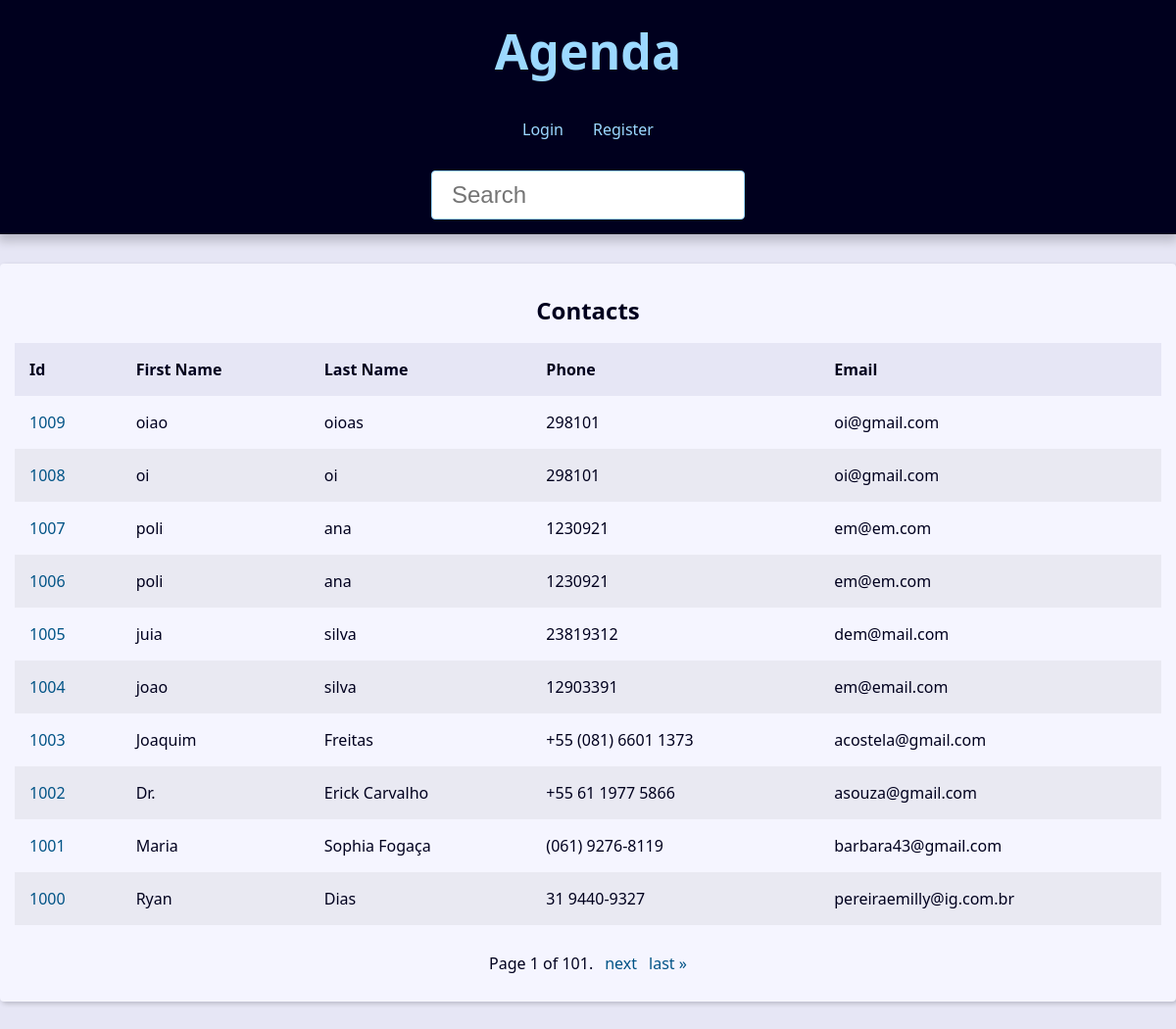
Before: / with the older database file.
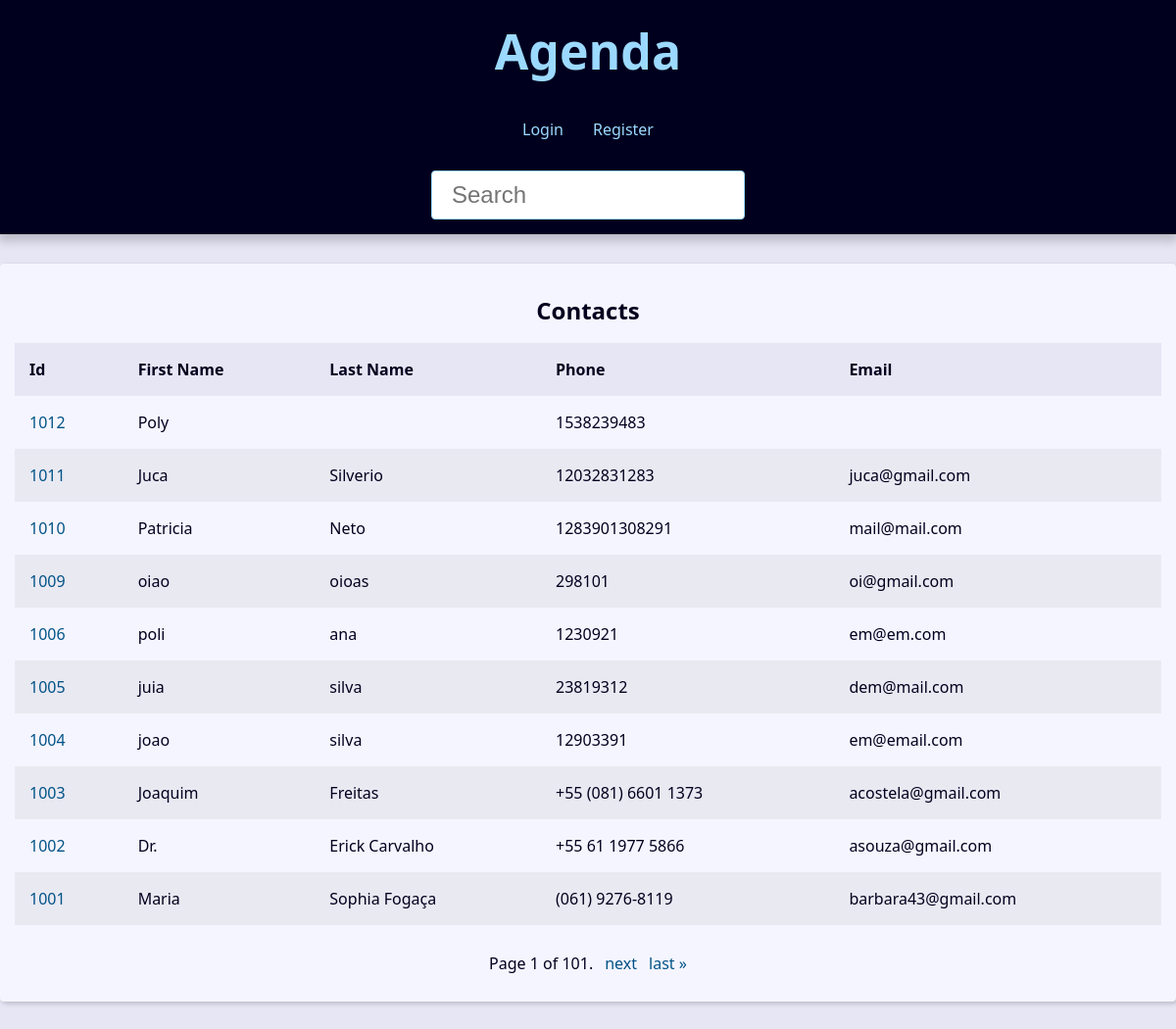
After: the same page with the newer database file.
### contact/models.py (models this page shows, shortened)
class Contact(models.Model):
  first_name = models.CharField(max_length=50)
  last_name = models.CharField(max_length=50, blank=True)
  phone = models.CharField(max_length=50)
  email = models.EmailField(max_length=250, blank=True)
  created = models.DateTimeField(default=timezone.now)
  description = models.TextField(blank=True)
  show = models.BooleanField(default=True)
  picture = models.ImageField(upload_to='pictures/%Y/%m/', blank=True, null=True)
  category = models.ForeignKey(Category, on_delete=models.SET_NULL, null=True, blank=True)
  owner = models.ForeignKey(User, on_delete=models.SET_NULL, null=True, blank=True)

### contact/views/contact_view.py (the view)
# urls.py: path('', view=views.index, name='index'),
def index(request):
    contacts = Contact.objects.filter(show=True).order_by('-id')
    paginator = Paginator(contacts, 10)
    page = request.GET.get('page')
    contacts = paginator.get_page(page)
    return render(request, 'contact/index.html', {'contacts': contacts})

### contact/templates/contact/index.html (shortened to what this page needs)
{% extends "global/base.html" %}
{% block content %}
{% if contacts %}
<div class="responsive-table">
  <table class="contacts-table">
    <caption class="table-caption">
      Contacts
    </caption>
    <thead>
      <tr class="table-row table-row-header">
        <th class="table-header">
          Id
        </th>
        <th class="table-header">
          First Name
        </th>
        <th class="table-header">
          Last Name
        </th>
        <th class="table-header">
          Phone
        </th>
        <th class="table-header">
          Email
        </th>
      </tr>
    </thead>
    <tbody>
      {% for contact in contacts %}
      <tr class="table-row">
        <td class="table-cel">
          <a href="{% url 'contact:contact' contact.id %}" class=" table-link">{{ contact.id }}</a>
        </td>
        <td class="table-cel">
          {{ contact.first_name }}
        </td>
        <td class="table-cel">
          {{ contact.last_name }}
        </td>
        <td class="table-cel">
          {{ contact.phone }}
        </td>
        <td class="table-cel">
          {{ contact.email }}
        </td>
      </tr>
      {% endfor %}
    </tbody>
  </table>
</div>
{% else %}
<div class="single-contact">
  <h1 class="single-contact-name">
    Não foi encontrado nenhum contato
  </h1>
</div>
{% endif %}
{% endblock content %}

### base_templates/global/base.html (shortened to what this page needs)
{% load static %}
<!DOCTYPE html>
<html lang="en">
<head>
  <link rel="stylesheet" href="{% static 'global/css/style.css' %}">
</head>
<body>
  <header class="header">
    <h1 class="header-heading">
      <a href="{% url 'contact:index' %}" class="header-link">Agenda</a>
    </h1>
    <nav class="menu">
      <ul class="menu-list">
        {% if user.is_authenticated %}
        <li class="menu-item">
          <a href="{% url 'contact:create' %}" class="menu-link">Create</a>
        </li>
        <li class="menu-item">
          <a href="{% url 'contact:user_update' %}" class="menu-link">Profile</a>
        </li>
        <li class="menu-item">
          <a href="{% url 'contact:logout' %}" class="menu-link">Logout</a>
        </li>
        {% else %}
        <li class="menu-item">
          <a href="{% url 'contact:login' %}" class="menu-link">Login</a>
        </li>
        <li class="menu-item">
          <a href="{% url 'contact:register' %}" class="menu-link">Register</a>
        </li>
        {% endif %}
      </ul>
    </nav>
    <div class="search">
      <form action="{% url 'contact:search' %}" method="GET">
        <input type="text" name="search" class="search-input" placeholder="Search" id="search" value="{{ search }}">
      </form>
    </div>
  </header>
  <main class="content">
    {% block content %} {% endblock content %}
    {% include 'global/partials/_pagination.html' %}
  </main>
</body>
</html>

### base_templates/global/partials/_pagination.html (shortened to what this page needs)
{% if contacts %}
<div class="pagination">
  <span class="step-links">
    <span class="current">
      Page {{ contacts.number }} of {{ contacts.paginator.num_pages }}.
    </span>
    {% if contacts.has_next %}
    <a href="?page={{ contacts.next_page_number }}&search={{ request.GET.search.strip }}">next</a>
    <a href="?page={{ contacts.paginator.num_pages }}&search={{ request.GET.search.strip }}">last &raquo;</a>
    {% endif %}
  </span>
</div>
{% endif %}

### base_static/global/css/style.css (style rules this page uses)
:root { --spacing: 1.5rem; --link-dark-color: rgb(0, 83, 134); --link-light-color: rgb(156, 217, 255); --clr-white: rgb(245, 245, 255); --clr-black: rgb(0, 0, 30); --clr-light-gray: rgb(230, 230, 245); --clr-dark-shadow-5: rgba(0, 0, 10, 5%); --clr-dark-shadow-10: rgba(0, 0, 10, 10%); --clr-dark-shadow-20: rgba(0, 0, 10, 20%); --clr-light-shadow-5: rgba(200, 200, 255, 5%); --clr-light-shadow-10: rgba(200, 200, 255, 10%); --clr-light-shadow-20: rgba(200, 200, 255, 20%); --main-page-width: 120rem; --table-min-width: 60rem; --biggest-font-size: 5rem; --bigger-font-size: 4rem; --big-font-size: 3.2rem; --medium-font-size: 2.4rem; --small-font-size: 1.6rem; --smaller-font-size: 1.4rem; --smallest-font-size: 1.2rem; --transition-fast: 300ms; --transition-medium: 600ms; --transition-slow: 1s; --default-border-radius: 4px; }
*, *::before, *::after { margin: 0; padding: 0; box-sizing: border-box; }
html { font-size: 62.5%; }
body { font-family: system-ui, -apple-system, BlinkMacSystemFont, 'Segoe UI', Roboto, Oxygen, Ubuntu, Cantarell, 'Open Sans', 'Helvetica Neue', sans-serif; line-height: 1.5; font-size: var(--small-font-size); color: var(--clr-black); -webkit-font-smoothing: antialiased; background: var(--clr-light-gray); }
.header { background: var(--clr-black); padding: var(--spacing); box-shadow: 0 5px 10px 2px var(--clr-dark-shadow-20); z-index: 1; position: relative; }
.header-heading { font-size: var(--biggest-font-size); text-align: center; }
.header-link { color: var(--link-light-color); text-decoration: none; transition: filter var(--transition-fast) ease-in-out; }
.menu { margin: var(--spacing); }
.menu-list { list-style: none; display: flex; justify-content: center; flex-flow: row wrap; }
.menu-link { display: block; padding: var(--spacing); color: var(--link-light-color); text-decoration: none; transition: background-color var(--transition-fast) ease-in-out; border-radius: var(--default-border-radius); }
.content { max-width: var(--main-page-width); margin: calc(var(--spacing) * 2) auto; padding: var(--spacing); background: var(--clr-white); box-shadow: 2px 2px 5px var(--clr-dark-shadow-20); border-radius: var(--default-border-radius); }
.responsive-table { width: 100%; overflow-x: auto; }
.contacts-table { width: 100%; min-width: var(--table-min-width); border-collapse: collapse; }
.table-caption { font-size: var(--medium-font-size); font-weight: bold; padding: var(--spacing); }
.table-row { text-align: left; text-overflow: ellipsis; transition: background-color var(--transition-fast) ease-in-out; }
.table-row:nth-of-type(2n) { background: var(--clr-dark-shadow-5); }
.table-row-header { background: var(--clr-light-gray); color: var(--clr-black); }
.table-cel, .table-header { padding: var(--spacing); }
.table-link { color: var(--link-dark-color); transition: color var(--transition-fast) ease-in-out; text-decoration: none; }
.pagination { margin-top: var(--spacing); display: flex; justify-content: center; padding: calc(var(--spacing) * 0.8); font-size: var(--small-font-size); }
.pagination .step-links { display: flex; gap: calc(var(--spacing) * 0.8); }
.pagination .step-links a { color: var(--link-dark-color); transition: color var(--transition-fast) ease-in-out; text-decoration: none; display: block; }
.search { display: flex; justify-content: center; }
.search-input { font-size: var(--medium-font-size); padding: 1rem 2rem; width: 100%; max-width: 32rem; border-radius: var(--default-border-radius); border: 1px solid var(--link-light-color); }

Changed rows visible on the page:
removed Contact: id "1008", first_name "oi", last_name "oi", phone "298101", email "oi@gmail.com"
removed Contact: id "1007", first_name "poli", last_name "ana", phone "1230921", email "em@em.com"
no longer on this page (row unchanged): Contact: id "1000", first_name "Ryan", last_name "Dias", phone "31 9440-9327", email "pereiraemilly@ig.com.br"
added Contact: id "1012", first_name "Poly", phone "1538239483"
added Contact: id "1011", first_name "Juca", last_name "Silverio", phone "12032831283", email "juca@gmail.com"
added Contact: id "1010", first_name "Patricia", last_name "Neto", phone "1283901308291", email "mail@mail.com"
